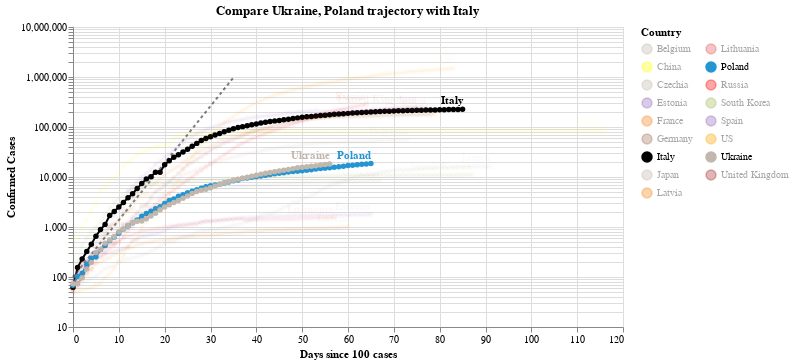

This figure's notebook cell:
### Code cell
#hide_input
chart2 = make_since_chart(dff2, ['Ukraine', 'Poland'], baseline_countries)
chart2

### Figure 1 — Vega-Lite specification as saved in the notebook (floating-point values rounded to 4 significant figures; data arrays with more than 128 entries replaced by an {"elided": "..."} marker saying what was removed)
{"config": {"view": {"continuousWidth": 400, "continuousHeight": 300}}, "layer": [{"data": {"name": "data-628230001892d6798b50651be41d1b3e"}, "mark": {"type": "line", "color": "black", "opacity": 0.5, "strokeDash": [3, 3]}, "encoding": {"x": {"type": "quantitative", "field": "Days since 100 cases"}, "y": {"type": "quantitative", "field": "Confirmed Cases"}}}, {"data": {"name": "data-4bf3b62261457a30e112deb7f08af883"}, "mark": {"type": "line", "point": true}, "encoding": {"color": {"type": "nominal", "field": "Country", "legend": {"columns": 2}, "scale": {"domain": ["Belgium", "China", "Czechia", "Estonia", "France", "Germany", "Italy", "Japan", "Latvia", "Lithuania", "Poland", "Russia", "South Korea", "Spain", "US", "Ukraine", "United Kingdom"], "range": ["#C1B7AD", "yellow", "#C1B7AD", "#9467bd", "#F58518", "#9D755D", "black", "#C1B7AD", "#F58518", "#E45756", "#2495D3", "red", "#A1BA59", "#9467bd", "orange", "#C1B7AD", "brown"]}}, "opacity": {"condition": {"value": 1, "selection": "selector003"}, "value": 0.05}, "tooltip": [{"type": "nominal", "field": "Country"}, {"type": "temporal", "field": "Date"}, {"type": "quantitative", "field": "Confirmed Cases"}, {"type": "quantitative", "field": "Days since 100 cases"}], "x": {"type": "quantitative", "field": "Days since 100 cases"}, "y": {"type": "quantitative", "field": "Confirmed Cases", "scale": {"type": "log"}}}, "selection": {"selector003": {"type": "multi", "fields": ["Country"], "bind": "legend", "init": [{"Country": "Ukraine"}, {"Country": "Poland"}, {"Country": "Italy"}]}}, "width": 550}, {"data": {"name": "data-4bf3b62261457a30e112deb7f08af883"}, "mark": {"type": "text", "align": "right", "dy": -8, "fontWeight": "bold"}, "encoding": {"color": {"type": "nominal", "field": "Country", "legend": {"columns": 2}, "scale": {"domain": ["Belgium", "China", "Czechia", "Estonia", "France", "Germany", "Italy", "Japan", "Latvia", "Lithuania", "Poland", "Russia", "South Korea", "Spain", "US", "Ukraine", "United Kingdom"], "range": ["#C1B7AD", "yellow", "#C1B7AD", "#9467bd", "#F58518", "#9D755D", "black", "#C1B7AD", "#F58518", "#E45756", "#2495D3", "red", "#A1BA59", "#9467bd", "orange", "#C1B7AD", "brown"]}}, "opacity": {"condition": {"value": 1, "selection": "selector003"}, "value": 0.05}, "text": {"type": "nominal", "field": "Country"}, "tooltip": [{"type": "nominal", "field": "Country"}, {"type": "temporal", "field": "Date"}, {"type": "quantitative", "field": "Confirmed Cases"}, {"type": "quantitative", "field": "Days since 100 cases"}], "x": {"type": "quantitative", "field": "Days since 100 cases"}, "y": {"type": "quantitative", "field": "Confirmed Cases", "scale": {"type": "log"}}}, "transform": [{"filter": "(datum['Date'] >= 1589673600000)"}], "width": 550}], "title": "Compare Ukraine, Poland trajectory with Italy", "$schema": "https://vega.github.io/schema/vega-lite/v4.0.2.json", "datasets": {"data-628230001892d6798b50651be41d1b3e": [{"Days since 100 cases": 0, "Confirmed Cases": 100.0}, {"Days since 100 cases": 1, "Confirmed Cases": 130.0}, {"Days since 100 cases": 2, "Confirmed Cases": 169.0}, {"Days since 100 cases": 3, "Confirmed Cases": 219.7}, {"Days since 100 cases": 4, "Confirmed Cases": 285.6}, {"Days since 100 cases": 5, "Confirmed Cases": 371.3}, {"Days since 100 cases": 6, "Confirmed Cases": 482.7}, {"Days since 100 cases": 7, "Confirmed Cases": 627.5}, {"Days since 100 cases": 8, "Confirmed Cases": 815.7}, {"Days since 100 cases": 9, "Confirmed Cases": 1060.0}, {"Days since 100 cases": 10, "Confirmed Cases": 1379.0}, {"Days since 100 cases": 11, "Confirmed Cases": 1792.0}, {"Days since 100 cases": 12, "Confirmed Cases": 2330.0}, {"Days since 100 cases": 13, "Confirmed Cases": 3029.0}, {"Days since 100 cases": 14, "Confirmed Cases": 3937.0}, {"Days since 100 cases": 15, "Confirmed Cases": 5119.0}, {"Days since 100 cases": 16, "Confirmed Cases": 6654.0}, {"Days since 100 cases": 17, "Confirmed Cases": 8650.0}, {"Days since 100 cases": 18, "Confirmed Cases": 11250.0}, {"Days since 100 cases": 19, "Confirmed Cases": 14620.0}, {"Days since 100 cases": 20, "Confirmed Cases": 19000.0}, {"Days since 100 cases": 21, "Confirmed Cases": 24710.0}, {"Days since 100 cases": 22, "Confirmed Cases": 32120.0}, {"Days since 100 cases": 23, "Confirmed Cases": 41750.0}, {"Days since 100 cases": 24, "Confirmed Cases": 54280.0}, {"Days since 100 cases": 25, "Confirmed Cases": 70560.0}, {"Days since 100 cases": 26, "Confirmed Cases": 91730.0}, {"Days since 100 cases": 27, "Confirmed Cases": 119300.0}, {"Days since 100 cases": 28, "Confirmed Cases": 155000.0}, {"Days since 100 cases": 29, "Confirmed Cases": 201500.0}, {"Days since 100 cases": 30, "Confirmed Cases": 262000.0}, {"Days since 100 cases": 31, "Confirmed Cases": 340600.0}, {"Days since 100 cases": 32, "Confirmed Cases": 442800.0}, {"Days since 100 cases": 33, "Confirmed Cases": 575600.0}, {"Days since 100 cases": 34, "Confirmed Cases": 748300.0}, {"Days since 100 cases": 35, "Confirmed Cases": 972800.0}], "data-4bf3b62261457a30e112deb7f08af883": {"elided": "1295 records"}}}
